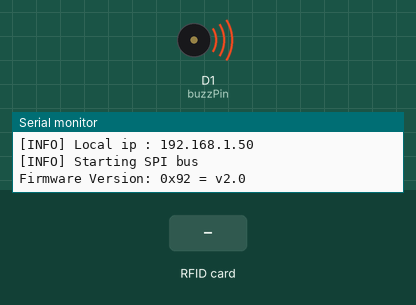
Recording of a program running on a simulated ESP8266 (NodeMCU). Shown: buzzer (waves = sounding), the last lines printed to the serial monitor. Inputs (shaded band) come from the test bench. WiFi joins after 1.5 s; servers stay silent unless stated; uploads are accepted with an empty reply; storage starts empty.

Above: at 1.6 s.
At 5.0 s:
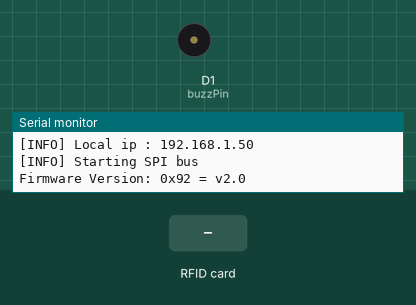
5.1 s: RFID card 5E 7A 19 C4 held to the reader
At 6.7 s:
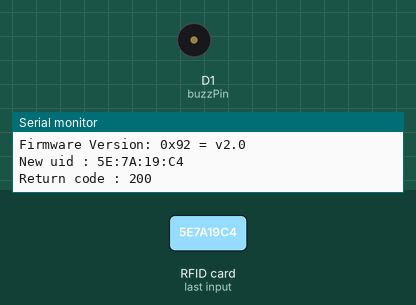
Timing chart, 0 to 8.2 s (numbered marks = the images above; inputs shaded):
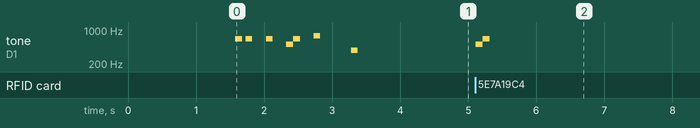

Measured:
- after the input at 5.1 s, tone on D1 (buzzPin): silent → 510 Hz at once, → 660 Hz 0.10 s later, → silent 0.10 s later

The program:

main.cpp
```cpp
#include <FS.h>                   //this needs to be first, or it all crashes and burns...

#include <ESP8266WiFi.h>          //https://github.com/esp8266/Arduino
#include <ESP8266HTTPClient.h>

//needed for library
#include <DNSServer.h>
#include <ESP8266WebServer.h>
#include <WiFiManager.h>          //https://github.com/tzapu/WiFiManager

#include <ArduinoJson.h>          //https://github.com/bblanchon/ArduinoJson

#include <SPI.h>
#include <MFRC522.h>

void playSound();
void ackBeep();

long lastNFCRead = 0;
#define TIME_BTW_READS 1000 /* Minimum time btw reads im ms */

void dump_byte_array(byte *buffer, byte bufferSize, char *uidAsString);

// NFC reader pin configuration
constexpr uint8_t RST_PIN = D2;
constexpr uint8_t SS_PIN = D8;

MFRC522 mfrc522(SS_PIN, RST_PIN);  // Create MFRC522 instance

int buzzPin = D1; // Buzzer pin

//define your default values here, if there are different values in config.json, they are overwritten.
char backend_server[200];

//flag for saving data
bool shouldSaveConfig = false;

//callback notifying us of the need to save config
void saveConfigCallback () {
  Serial.println("Should save config");
  shouldSaveConfig = true;
}

void setup() {
  // put your setup code here, to run once:
  Serial.begin(115200);
  //Serial.setDebugOutput(true);
  Serial.println("==== JOHN CAFE ====");

  //clean FS, for testing
  //SPIFFS.format();

  //read configuration from FS json
  Serial.println("[INFO] Mounting FS...");

  if (SPIFFS.begin()) {
    Serial.println("[INFO] Mounted file system");
    if (SPIFFS.exists("/config.json")) {
      //file exists, reading and loading
      Serial.println("[INFO] Reading config file");
      File configFile = SPIFFS.open("/config.json", "r");
      if (configFile) {
        size_t size = configFile.size();
        // Allocate a buffer to store contents of the file.
        std::unique_ptr<char[]> buf(new char[size]);

        configFile.readBytes(buf.get(), size);
        DynamicJsonBuffer jsonBuffer;
        JsonObject& json = jsonBuffer.parseObject(buf.get());
        json.printTo(Serial);
        if (json.success()) {
          Serial.println("\n[INFO] Successfully parsed json");

          strcpy(backend_server, json["backend_server"]);

        } else {
          Serial.println("[ERROR] Failed to load json config");
        }
      }
    }
  } else {
    Serial.println("[ERROR] Failed to mount FS");
  }
  //end read


  // The extra parameters to be configured (can be either global or just in the setup)
  // After connecting, parameter.getValue() will get you the configured value
  // id/name placeholder/prompt default length
  WiFiManagerParameter custom_backend_server("server", "Backend server URL", backend_server, 200);

  //WiFiManager
  //Local intialization. Once its business is done, there is no need to keep it around
  WiFiManager wifiManager;

  //set config save notify callback
  wifiManager.setSaveConfigCallback(saveConfigCallback);

  //add all your parameters here
  wifiManager.addParameter(&custom_backend_server);

  //reset settings - for testing
  //wifiManager.resetSettings();

  //set minimum quality of signal so it ignores AP's under that quality
  //defaults to 8%
  //wifiManager.setMinimumSignalQuality();

  //sets timeout until configuration portal gets turned off
  //useful to make it all retry or go to sleep
  //in seconds
  //wifiManager.setTimeout(120);

  //fetches ssid and pass and tries to connect
  //if it does not connect it starts an access point with the specified name
  //here  "AutoConnectAP"
  //and goes into a blocking loop awaiting configuration
  if (!wifiManager.autoConnect("JohnCafeAP", "password")) {
    Serial.println("[ERROR] Failed to connect and hit timeout");
    delay(3000);
    //reset and try again, or maybe put it to deep sleep
    ESP.reset();
    delay(5000);
  }

  //if you get here you have connected to the WiFi
  Serial.println("[INFO] Connected to WiFi !");

  //read updated parameters
  strcpy(backend_server, custom_backend_server.getValue());

  //save the custom parameters to FS
  if (shouldSaveConfig) {
    Serial.println("[INFO] Saving config");
    DynamicJsonBuffer jsonBuffer;
    JsonObject& json = jsonBuffer.createObject();
    json["backend_server"] = backend_server;

    File configFile = SPIFFS.open("/config.json", "w");
    if (!configFile) {
      Serial.println("[ERROR] Failed to open config file for writing");
    }

    json.printTo(Serial);
    json.printTo(configFile);
    configFile.close();
    //end save
    Serial.println("\n[INFO] Config saved");
  }

  Serial.print("[INFO] Local ip : ");
  Serial.println(WiFi.localIP());

  Serial.println("[INFO] Starting SPI bus");
  SPI.begin();			// Init SPI bus
  mfrc522.PCD_Init();		// Init MFRC522
  mfrc522.PCD_DumpVersionToSerial();	// Show details of PCD - MFRC522 Card Reader details

  playSound();
}

void loop() {
  	// Look for new cards
	if ( ! mfrc522.PICC_IsNewCardPresent()) {
		return;
	}

	// Select one of the cards
	if ( ! mfrc522.PICC_ReadCardSerial()) {
		return;
    }

  if(millis() - lastNFCRead < TIME_BTW_READS)
    return;

  lastNFCRead = millis();
  ackBeep();

    //mfrc522.PICC_DumpToSerial(&(mfrc522.uid));

  char uidAsString[30];
  dump_byte_array(mfrc522.uid.uidByte, mfrc522.uid.size, uidAsString);

  Serial.print("New uid : ");
  Serial.println(uidAsString);


  HTTPClient http;

  char url[200] = "";
  strcat(url, backend_server);
  strcat(url, "?id=");
  strcat(url, uidAsString);

  http.begin(url, "coucou");

  int httpCode = http.GET();
  Serial.print("Return code : ");
  Serial.println(httpCode);

  if(httpCode < 0 || httpCode >= 400) {
    tone(buzzPin, 660, 1000);
  }

  // String payload = http.getString();
  // Serial.println(payload);

  http.end();


}

void ackBeep() {
  tone(buzzPin, 510, 100);
  delay(100);
  tone(buzzPin, 660, 100);
}

void playSound() {
  tone(buzzPin, 660, 100);
	delay(150);
	tone(buzzPin, 660, 100);
	delay(300);
	tone(buzzPin, 660, 100);
	delay(300);
	tone(buzzPin, 510, 100);
	delay(100);
	tone(buzzPin, 660, 100);
	delay(300);
	tone(buzzPin, 770, 100);
	delay(550);
	tone(buzzPin, 380, 100);
	delay(575);
}

void dump_byte_array(byte *buffer, byte bufferSize, char *uidAsString) {
  char hexTemp[3];
  uidAsString[0] = '\0';

  for (byte i = 0; i < bufferSize; i++) {
    sprintf(hexTemp, "%02X", buffer[i]);
    strcat(uidAsString, hexTemp);
    if(i != bufferSize - 1)
      strcat(uidAsString, ":");
  }
}
```
